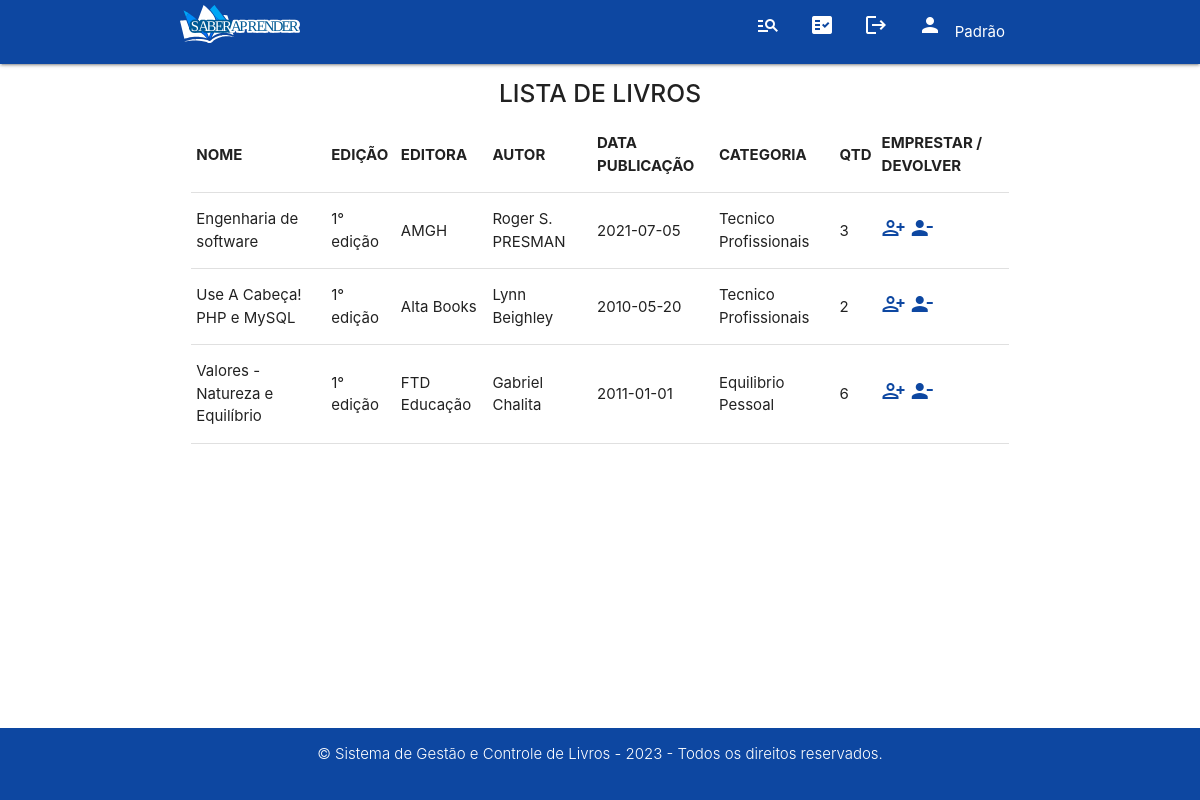
Page /consulta-padrao.php (signed in) on the committed database.
### tables this page shows
CREATE TABLE `pessoa` (
  `id` int(11) NOT NULL,
  `nome` varchar(40) DEFAULT NULL,
  `telefone` varchar(15) DEFAULT NULL,
  `email` varchar(40) DEFAULT NULL,
  `endereco` varchar(50) DEFAULT NULL,
  `senha` varchar(32) DEFAULT NULL,
  `permissao` varchar(30) NOT NULL
);

CREATE TABLE `livros` (
  `isbn` int(20) NOT NULL,
  `nome` varchar(50) DEFAULT NULL,
  `edicao` varchar(20) DEFAULT NULL,
  `editora` varchar(20) DEFAULT NULL,
  `autor` varchar(40) DEFAULT NULL,
  `dataPublicacao` date DEFAULT NULL,
  `idioma` varchar(10) DEFAULT NULL,
  `numeroPagina` int(11) DEFAULT NULL,
  `categoria` varchar(100) DEFAULT NULL,
  `quantidade` tinyint(11) NOT NULL,
  `reservar` int(11) NOT NULL,
  `fk_id_pessoa` int(11) DEFAULT NULL
);

### classe-usuario.php (called while the page is built, shortened)
<?php
Class Usuario{
    public function __construct($dbname, $host, $user, $senha)
    {
        try
        {
            $this->pdo = new PDO("mysql:dbname=".$dbname.";host=".$host,$user,$senha);
        }
        catch (PDOException $e)
        {
            echo "Erro com BD: ".$e->getMessage();
        }
        catch(Exception $e)
        {
            echo "Erro: ".$e->getMessage();
        }
    }
    public function buscarDadosUser($id)
    {
        $cmd = $this->pdo->prepare("SELECT * FROM pessoa WHERE id = :id");
        $cmd->bindValue(":id",$id);
        $cmd->execute();
        $dados = $cmd->fetch();
        return $dados;
    }
}
?>

### classe-livro.php (called while the page is built, shortened)
<?php
Class Livro{
    private $pdo;
    public function __construct($dbname, $host, $user, $senha)
    {
        try
        {
            $this->pdo = new PDO("mysql:dbname=".$dbname.";host=".$host,$user,$senha);
        }
        catch(PDOException $e){
            echo "Erro com banco de dados: ".$e->getMessage();
            exit();
        }
        catch(Exception $e){
            echo "Erro generico: ".$e->getMessage();
            exit();
        }
    }
    public function ListarDadosLivro()
    {
        $cmd = $this->pdo->query("SELECT * FROM livros ORDER BY nome");
        $res = $cmd->fetchAll(PDO::FETCH_ASSOC);
        return $res;
    }
}
?>

### consulta-padrao.php (the view, shortened to what this page needs)
<?php
require_once 'classe-livro.php';
require_once 'classe-usuario.php';
$l = new Livro("crudpdo", "localhost", "root", "");
?>
<?php
if(isset($_SESSION['id_usuario']))
    {
        $us = new Usuario("CRUDPDO","localhost","root","");
        $informacoes = $us->buscarDadosUser($_SESSION['id_usuario']);
    }
?>
<!DOCTYPE html>
<html lang="pt-br">
<head>
     <link rel="stylesheet" href="https://cdnjs.cloudflare.com/ajax/libs/materialize/1.0.0/css/materialize.min.css">
      <link rel="stylesheet" type="text/css" href="https://cdn.datatables.net/v/dt/dt-1.13.1/datatables.min.css"/>
      <link rel="stylesheet" href="style.css">
</head>
<body>
    <header>
    <div class="navbar-fixed">
        <nav class="blue darken-4">
            <div class="nav-wrapper container ">
            <a href="areaPrivada.php" class="brand-logo hide-on-med-and-down"><img src="img/logo-saberAprender.svg" alt="logo-livraria"> </a>
                <ul id="nav-mobile" class="right">
                <?php
                    if(isset($_SESSION['id_usuario']))
                    {
                        ?>
                        <li><a href="consulta-livro.php" title="Livros Cadastrados"><span class="material-icons">manage_search</span></a></li>
                        <li><a href="historico-emprestimo.php" title="Histórico"><span class="material-icons"><span class="material-icons">fact_check</span></span></a></li>
                        <li><a href="sair.php" title="Sair"><span class="material-icons">logout </span></a></li>
                        <li><a><span class="material-icons">person</span> &nbsp <?php echo $informacoes['nome']?></a></li>
                        <?php
                    }
                    else
                    {
                        header("location: areaPrivada.php");
                    }
                ?>
                </ul>
            </div>
        </nav>
     </header>
    <main>
        <div class="row container">
            <div class="exibicao-lista row">
            <section class="col s12"  id="direita">
            <h5 class="center light"><strong> LISTA DE LIVROS </strong> </h5>
                <table id="table-format" class="display responsive-table">
                    <thead>
                        <tr>
                            <th>NOME</th>
                            <th>EDIÇÃO</th>
                            <th>EDITORA</th>
                            <th>AUTOR</th>
                            <th>DATA PUBLICAÇÃO</th>
                            <th>CATEGORIA</th>
                            <th>QTD</th>
                            <th>EMPRESTAR / DEVOLVER</th>
                        </tr>
                    </thead>
                    <tbody>
                    <?php
                        $dados = $l->ListarDadosLivro();
                        if(count($dados) > 0)
                        {
                            for($i=0; $i < count($dados); $i++){
                                echo"<tr>";
                                foreach($dados[$i] as $k => $v){
                                    if($k != "isbn" && $k != "reservar" && $k != "fk_id_pessoa" && $k != "idioma" && $k != "numeroPagina"){
                                        echo "<td>".$v."</td>";
                                    }
                            }
                        ?>
                                <td>
                                    <a class="blue-text text-darken-4" title="Emprestar/Reservar" href="consulta-padrao.php?isbn_up=<?php echo $dados[$i]['isbn'];?>&quantidade=<?php echo $dados[$i]['quantidade'];?>"><span class="material-icons">person_add_alt</span> <?php if($dados[$i]['quantidade']>=1) echo "";else echo "";?></a>
                                    <a class="blue-text text-darken-4" title="Devolver" href="consulta-padrao.php?id=<?php echo $dados[$i]['isbn'];?> "><span class="material-icons">person_remove</span></a>
                                </td>
                            <?php
                            echo "</tr>";
                        }
                    }else
                    {
                    ?>
                              <div class="aviso">
                                <h4>Ainda não há livros cadastradas!</h4>
                            </div>
                    <?php
                    }
                ?>
                     </tbody>
                        </table>
            </section>
        </div>
    </main>
     <footer class="rodape">
        <div class="row container center">
            <p class="light white-text">&copy Sistema de Gestão e Controle de Livros - 2023 - Todos os direitos reservados.</p>
        </div>
    </footer>
</body>
</html>

### style.css (style rules this page uses)
main { margin-bottom: 15%; }
.rodape { position: fixed; bottom: 0; height: auto; width: 100%; background-color: #0d47a1; }

### rows in the picture
pessoa: nome "Padrão"
livros: nome "Engenharia de software", edicao "1° edição", editora "AMGH", autor "Roger S. PRESMAN", dataPublicacao "2021-07-05", categoria "Tecnico Profissionais", quantidade "3"
livros: nome "Use A Cabeça! PHP e MySQL", edicao "1° edição", editora "Alta Books", autor "Lynn Beighley", dataPublicacao "2010-05-20", categoria "Tecnico Profissionais", quantidade "2"
livros: nome "Valores - Natureza e Equilíbrio", edicao "1° edição", editora "FTD Educação", autor "Gabriel Chalita", dataPublicacao "2011-01-01", categoria "Equilibrio Pessoal", quantidade "6"
